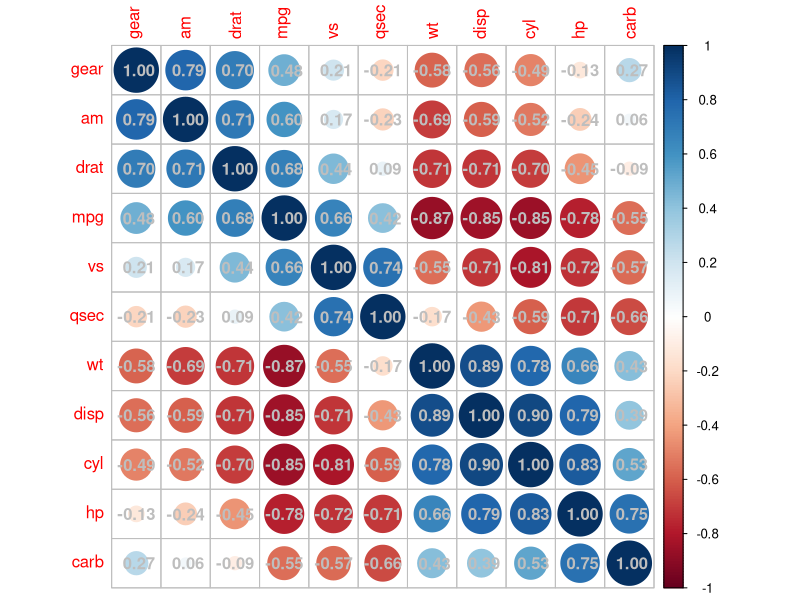
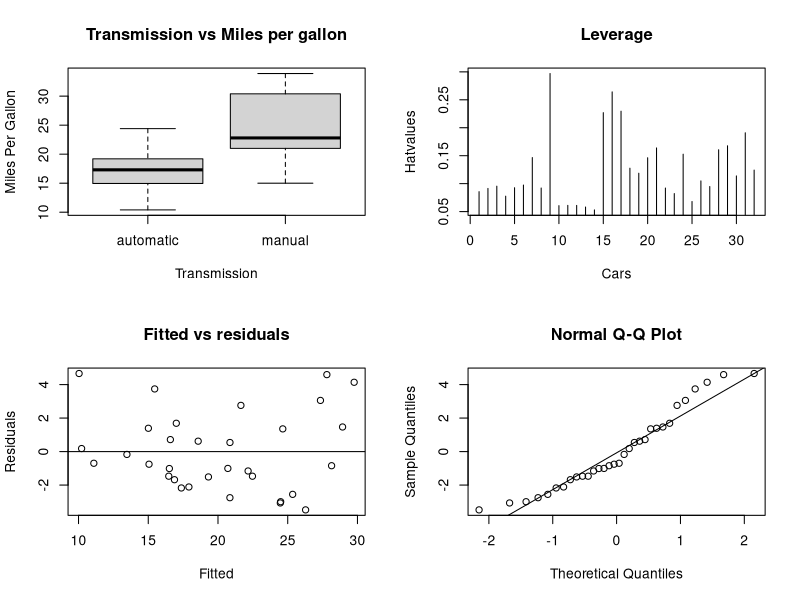

Generate these figures, in order, with R:
## ---- chunk 1
knitr::opts_chunk$set(echo = TRUE)

#laden van packages
packages <- c("dplyr","corrplot","ggplot2","tidyverse","stats","modelr","zoo","tsibble","car", "EnvStats")
sapply(packages, require, character.only=TRUE, quietly=TRUE)

# read the mtcars-dataset
library(datasets)
data(mtcars)

# check mtcars for Na
nas <- sum(is.na(mtcars))

# Transform variable am to factor and rename the levels
mtcars$am<-as.factor(mtcars$am)
levels(mtcars$am) <- c("automatic","manual")

# Transform variable am to factor and rename the levels
mtcars$vs<-as.factor(mtcars$vs)
levels(mtcars$vs) <- c("v-shaped","straight")

## ---- chunk 2
# For using cor() the factors must be transformed to numeric.
mtcars2 <- mtcars
mtcars2$am <- as.numeric(mtcars2$am)
mtcars2$vs <- as.numeric(mtcars2$vs)

# Calculate the correlation-coefficents
cm<-cor(mtcars2)

# Plot a correlation-matrix
corrplot(cm, order = "AOE",method = "circle",addCoef.col = "gray" , insig = "p-value")
## ---- chunk 3
# model dependent mpg with all other variables as predictors
model1 <- lm(mpg ~ ., data=mtcars)

# calculate variation inflation factors
vif(model1)
## ---- chunk 4
# create different models by adding one variable at the time
model2 <- lm(mpg ~ am, data=mtcars)
model3 <- lm(mpg ~ am + wt, data=mtcars)
model4 <- lm(mpg ~ am + wt + qsec, data=mtcars)
model5 <- lm(mpg ~ am + wt + qsec + disp, data=mtcars)

# determine coefficient and standard error for transmission 
summary(model2)$coeff[2]
summary(model2)$coeff[2,2]

# compare the performance of the models
anova(model2,model3,model4,model5)
## ---- chunk 5
# calculate variation inflation factors of model4
vif(model4)

# summary of the model
summary(model4)

# collect the residuals form the model
res<-resid(model4)

par( mfrow = c(2,2) )

# Plot a boxplot of mpg vs am
boxplot(mpg ~ am, mtcars, main="Transmission vs Miles per gallon",
   xlab="Transmission", ylab="Miles Per Gallon")

# plot leverage values for each observation for checking outliers
plot(hatvalues(model4), type = 'h', main="Leverage", xlab="Cars", ylab="Hatvalues")

#produce residual vs. fitted plot
plot(fitted(model4), res, main="Fitted vs residuals", xlab="Fitted", ylab="Residuals")

#add a horizontal line at 0 
abline(0,0)

#create Q-Q plot for residuals
qqnorm(res)

#add a straight diagonal line to the plot
qqline(res)

# test if the model is a normal distribution
shapiro.test(res)
